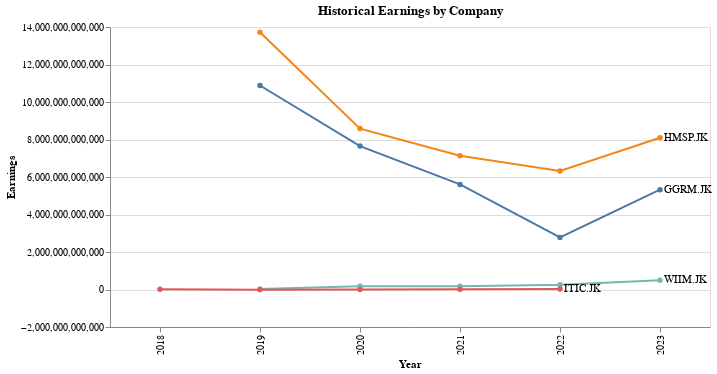

The notebook cell this image was saved under:
### Markdown cell above
**Earning Comparison**

### Code cell
chart = alt.Chart(df)

line = chart.mark_line(point=True).encode(
    x="year:O",
    y="earnings:Q",
    color = alt.Color("symbol").legend(None),
    tooltip = ["year", "earnings:Q"]
).properties(
    title='Historical Earnings by Company',
    width=600,
    height=300
)

# Use the `argmax` aggregate to limit the dataset to the final value
label = chart.encode(
    x=alt.X('max(year):O', title="Year"),
    y=alt.Y('earnings:Q', title="Earnings").aggregate(argmax='year'),
    text='symbol'
)

# Create a text label
text = label.mark_text(align='left', dx=4)

# Draw the chart with all the layers combined
line + text

### Figure 1 — Vega-Lite specification as saved in the notebook (floating-point values rounded to 4 significant figures)
{"config": {"view": {"continuousWidth": 300, "continuousHeight": 300}}, "layer": [{"mark": {"type": "line", "point": true}, "encoding": {"color": {"field": "symbol", "legend": null, "type": "nominal"}, "tooltip": [{"field": "year", "type": "quantitative"}, {"field": "earnings", "type": "quantitative"}], "x": {"field": "year", "type": "ordinal"}, "y": {"field": "earnings", "type": "quantitative"}}, "title": "Historical Earnings by Company"}, {"mark": {"type": "text", "align": "left", "dx": 4}, "encoding": {"text": {"field": "symbol", "type": "nominal"}, "x": {"aggregate": "max", "field": "year", "title": "Year", "type": "ordinal"}, "y": {"aggregate": {"argmax": "year"}, "field": "earnings", "title": "Earnings", "type": "quantitative"}}}], "data": {"name": "data-ad1e1a441547fb6da914a0c049073b15"}, "height": 300, "width": 600, "$schema": "https://vega.github.io/schema/vega-lite/v5.20.1.json", "datasets": {"data-ad1e1a441547fb6da914a0c049073b15": [{"symbol": "GGRM.JK", "company_name": "Gudang Garam Tbk", "year": 2019, "revenue": 110523819000000, "earnings": 10880701000000}, {"symbol": "GGRM.JK", "company_name": "Gudang Garam Tbk", "year": 2020, "revenue": 114477311000000, "earnings": 7647725000000}, {"symbol": "GGRM.JK", "company_name": "Gudang Garam Tbk", "year": 2021, "revenue": 124881266000000, "earnings": 5605315000000}, {"symbol": "GGRM.JK", "company_name": "Gudang Garam Tbk", "year": 2022, "revenue": 124682692000000, "earnings": 2779739000000}, {"symbol": "GGRM.JK", "company_name": "Gudang Garam Tbk", "year": 2023, "revenue": 118952997000000, "earnings": 5324514000000}, {"symbol": "HMSP.JK", "company_name": "HM Sampoerna Tbk", "year": 2019, "revenue": 106055176000000, "earnings": 13721513000000}, {"symbol": "HMSP.JK", "company_name": "HM Sampoerna Tbk", "year": 2020, "revenue": 92425210000000, "earnings": 8581378000000}, {"symbol": "HMSP.JK", "company_name": "HM Sampoerna Tbk", "year": 2021, "revenue": 98874784000000, "earnings": 7137097000000}, {"symbol": "HMSP.JK", "company_name": "HM Sampoerna Tbk", "year": 2022, "revenue": 111211321000000, "earnings": 6323744000000}, {"symbol": "HMSP.JK", "company_name": "HM Sampoerna Tbk", "year": 2023, "revenue": 115983384000000, "earnings": 8096811000000}, {"symbol": "WIIM.JK", "company_name": "Wismilak Inti Makmur Tbk", "year": 2019, "revenue": 1393574099760, "earnings": 27273075178}, {"symbol": "WIIM.JK", "company_name": "Wismilak Inti Makmur Tbk", "year": 2020, "revenue": 1994066771177, "earnings": 172249860053}, {"symbol": "WIIM.JK", "company_name": "Wismilak Inti Makmur Tbk", "year": 2021, "revenue": 2733691702981, "earnings": 176667838128}, {"symbol": "WIIM.JK", "company_name": "Wismilak Inti Makmur Tbk", "year": 2022, "revenue": 3704350294106, "earnings": 249331695478}, {"symbol": "WIIM.JK", "company_name": "Wismilak Inti Makmur Tbk", "year": 2023, "revenue": 4874784628824, "earnings": 494312833186}, {"symbol": "ITIC.JK", "company_name": "PT Indonesian Tobacco Tbk.", "year": 2018, "revenue": 134518000000, "earnings": 8249000000}, {"symbol": "ITIC.JK", "company_name": "PT Indonesian Tobacco Tbk.", "year": 2019, "revenue": 166565000000, "earnings": -7000000000}, {"symbol": "ITIC.JK", "company_name": "PT Indonesian Tobacco Tbk.", "year": 2020, "revenue": 197414000000, "earnings": 6120000000}, {"symbol": "ITIC.JK", "company_name": "PT Indonesian Tobacco Tbk.", "year": 2021, "revenue": 214247000000, "earnings": 18369000000}, {"symbol": "ITIC.JK", "company_name": "PT Indonesian Tobacco Tbk.", "year": 2022, "revenue": 249851000000, "earnings": 23952000000}]}}
